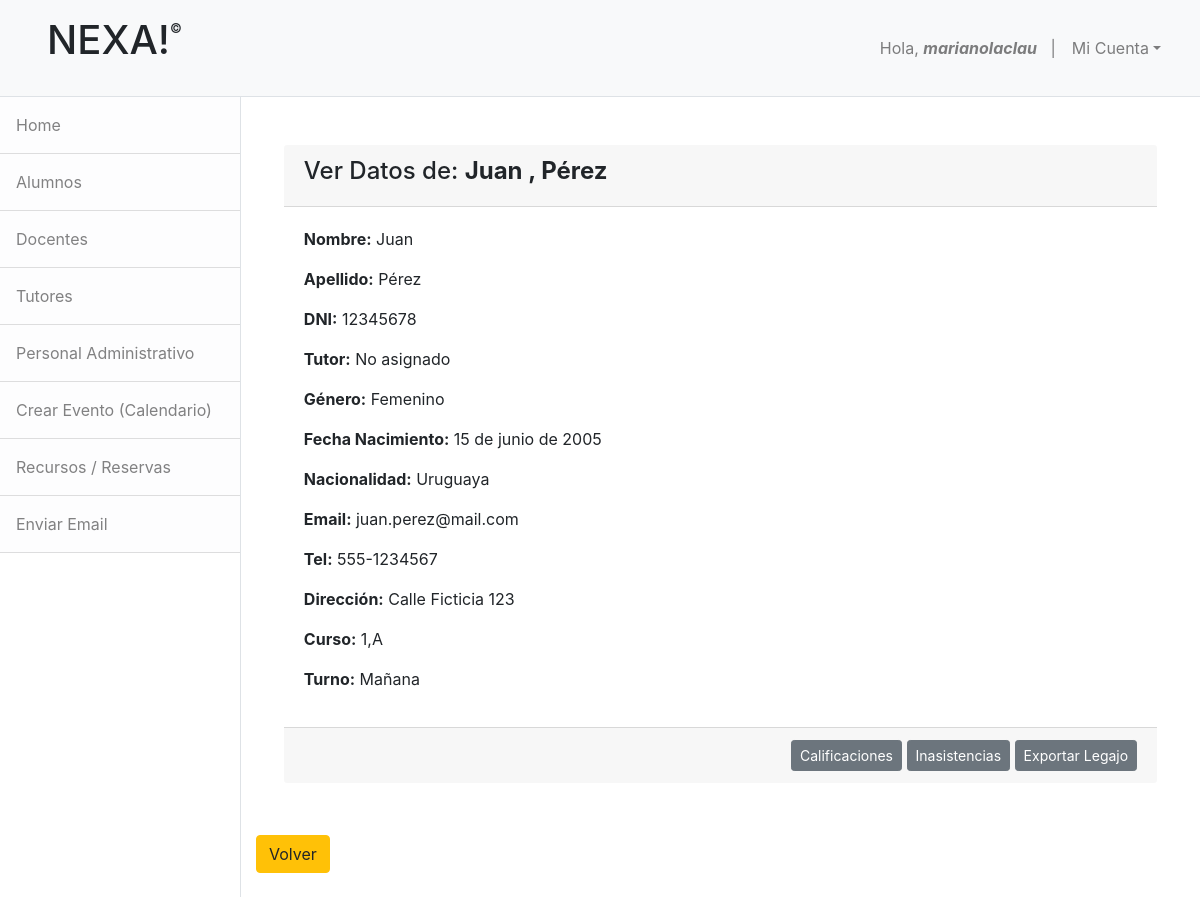
Page /ver_alumno/1/ (signed in) on the committed database.
### apps/alumno/models.py (models this page shows, shortened)
class Alumno(models.Model):
    nombre = models.CharField(max_length=50,null=False,blank=False)
    apellido = models.CharField(max_length=50,null=False,blank=False)
    dni = models.CharField(max_length=20, unique=True)
    padretutor_fk = models.ForeignKey('inscripciones.PadreTutor',null=True,blank=True,on_delete=models.SET_NULL) #Chequear
    genero = models.ForeignKey('administracion.Genero',on_delete=models.CASCADE)
    fecha_nac = models.DateField()
    nacionalidad = models.ForeignKey('administracion.Nacionalidad',on_delete=models.CASCADE)
    email = models.EmailField()
    telefono = models.CharField(max_length=20,null=False,blank=False)
    direccion = models.CharField(max_length=50,null=False,blank=False)
    curso = models.ForeignKey('inscripciones.Curso',on_delete=models.CASCADE)
    turno = models.ForeignKey('administracion.Turno',on_delete=models.CASCADE)

### apps/administracion/models.py (models this page shows)
class Genero(models.Model):
    tipo = models.CharField(max_length=50,null=False,blank=False)
    def __str__(self):
        return self.tipo

class Nacionalidad(models.Model):
    pais = models.CharField(max_length=50,null=False,blank=False)
    def __str__(self):
        return self.pais

class Turno(models.Model):
    turno = models.CharField(max_length=50,null=False,blank=False)
    def __str__(self):
        return self.turno

### apps/inscripciones/models.py (models this page shows)
class Curso(models.Model):
    año = models.CharField(max_length=20,null=False,blank=False)
    division = models.CharField(max_length=20,null=False,blank=False)
    def __str__(self):
        return f"{self.año},{self.division}"

### apps/alumno/views.py (the view)
# urls.py: path('ver_alumno/<int:pk>/', VerAlumnoView.as_view(),name='ver_alumno'),
class VerAlumnoView(LoginRequiredMixin,DetailView):
    model = Alumno
    template_name = 'alumno/ver_alumno.html'

### apps/alumno/templates/alumno/ver_alumno.html (shortened to what this page needs)
{% extends 'base.html' %}
{% block nav %}
    {% include 'administracion/base_admin.html' %}
{% endblock %}
{% block content %}
    <div class="container mt-5">
        <div class="card">
            <div class="card-header">
                <h1 class="h4">Ver Datos de: <strong>{{ object.nombre }} , {{ object.apellido }}</strong></h1>
            </div>
            <div class="card-body">
                <p><strong>Nombre:</strong> {{ object.nombre }}</p>
                <p><strong>Apellido:</strong> {{ object.apellido }}</p>
                <p><strong>DNI:</strong> {{ object.dni }}</p>
                <p><strong>Tutor:</strong> {{ object.padretutor_fk|default:"No asignado" }}</p>
                <p><strong>Género:</strong> {{ object.genero }}</p>
                <p><strong>Fecha Nacimiento:</strong> {{ object.fecha_nac }}</p>
                <p><strong>Nacionalidad:</strong> {{ object.nacionalidad }}</p>
                <p><strong>Email:</strong> {{ object.email }}</p>
                <p><strong>Tel:</strong> {{ object.telefono }}</p>
                <p><strong>Dirección:</strong> {{ object.direccion }}</p>
                <p><strong>Curso:</strong> {{ object.curso }}</p>
                <p><strong>Turno:</strong> {{ object.turno }}</p>
            </div>
            <div class="card-footer text-end">
                <a href="{% url 'ver_calificaciones' pk=object.id %}" class="btn btn-secondary btn-sm">Calificaciones</a>
                <a href="{% url 'ver_inasistencias' pk=object.id %}" class="btn btn-secondary btn-sm">Inasistencias</a>
                <button type="button" class="btn btn-secondary btn-sm" data-bs-toggle="modal" data-bs-target="#exampleModalexport2">
                    Exportar Legajo
                </button>
            </div>
        </div>
        <br>
        <a href="{% url 'lista_alumnos' %}" class="btn btn-warning" >Volver</a>
        <br>
    </div>
{% endblock %}

### apps/home/templates/base.html (shortened to what this page needs)
<!DOCTYPE html>
<html lang="en">
    <head>
        {% load static %}
        <link href="{% static 'home/css/bootstrap.css' %}" rel="stylesheet" />
        <link rel="stylesheet" href="https://cdn.jsdelivr.net/npm/bootstrap@5.2.3/dist/css/bootstrap.min.css">
        <link href="https://stackpath.bootstrapcdn.com/bootstrap/4.5.2/css/bootstrap.min.css" rel="stylesheet">
        <link href="{% static 'home/css/estilos.css' %}" rel="stylesheet" />
        <link href="{% static 'calendario/css/estilos.css' %}" rel="stylesheet" />
        <link href="{% static 'inscripciones/css/estilos.css' %}" rel="stylesheet" />
        <link href="https://cdn.jsdelivr.net/npm/bootstrap-icons/font/bootstrap-icons.css" rel="stylesheet">
    </head>
    <body>
        <nav class="navbar navbar-expand-lg navbar-light bg-light border-bottom">
            <div class="container-fluid">
                <h2><a href="#" class="nav-link"><h1>NEXA!<sup style="font-size:small;vertical-align: super;">&copy;</sup></h1>
                </a></h2>
               <div class="collapse navbar-collapse" id="navbarSupportedContent">
                    <ul class="navbar-nav ms-auto mt-2 mt-lg-0">
                        <li class="nav-item"><a class="nav-link" href="#!">Hola, <strong><em>{{user.username}}</em></strong>&nbsp;&nbsp;&nbsp;|</a></li>
                        <li class="nav-item dropdown">
                            <a class="nav-link dropdown-toggle" id="navbarDropdown" href="#" role="button" data-bs-toggle="dropdown" aria-haspopup="true" aria-expanded="false">Mi Cuenta</a>
                        </li>
                    </ul>
                </div>
            </div>
        </nav>
        <div class="d-flex" id="wrapper">
            {% block nav %}{% endblock %}
            <div id="page-content-wrapper">
                {% block content %}
                {% endblock %}
            </div>
        </div>
    </body>
</html>

### apps/home/static/home/css/estilos.css (style rules this page uses)
.card { border: none; border-radius: 1rem; margin: 3%; }

### rows in the picture
Alumno: nombre "Juan", apellido "Pérez", dni "12345678", padretutor_fk "No asignado", genero "Femenino", fecha_nac "15 de junio de 2005", nacionalidad "Uruguaya", email "juan.perez@mail.com", telefono "555-1234567", direccion "Calle Ficticia 123", curso "1,A", turno "Mañana"

### other values in the picture
{{ user.username }} "marianolaclau"
